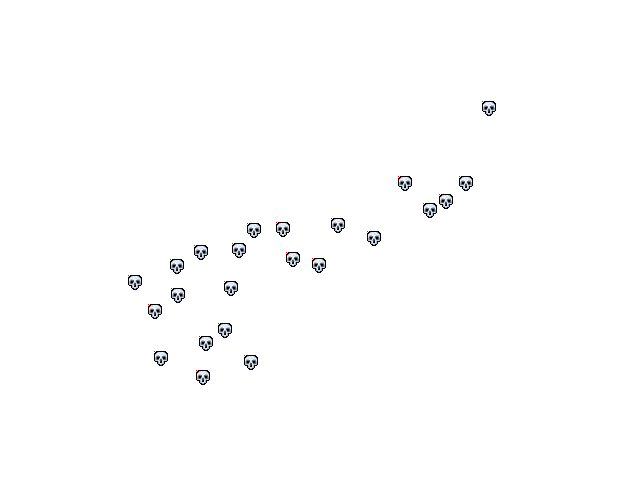
#> input picture imgs/raw/skulls-downtown.png, 640 x 480 px
$ python find_skulls.py
#> lines starting #> are read from the running program, lines starting #| are printed output that depends on the picture; after the words box and inside, x2 and y2 are one past the last pixel; in counts of white or black regions, pixels touching at a corner belong together
import numpy as np
from PIL import Image

def gen_html_icon(i, coords, bg_shape):
    x,y = coords
    x = x / bg_shape[0] * 100
    y = y / bg_shape[1] * 100
    return f'<img class="icon-skull" style="top: {y:.4f}%; left: {x:.4f}%;">'

paths = [
    "imgs/raw/skulls-downtown.png",
    "imgs/raw/skulls-little_havana.png",
    "imgs/raw/skulls-north_beach.png",
    "imgs/raw/skulls-south_beach.png",
]

out = "var html_maps = {"
for path in paths:
    name = path.split('-')[1].split('.')[0]

    with Image.open(path) as img:
#> img is the input picture: PIL image 640x480 P; mean R, G, B, A 1.5, 1.5, 1.6, 3.3
        arr = np.array(img.convert("RGB")).transpose(1, 0, 2)
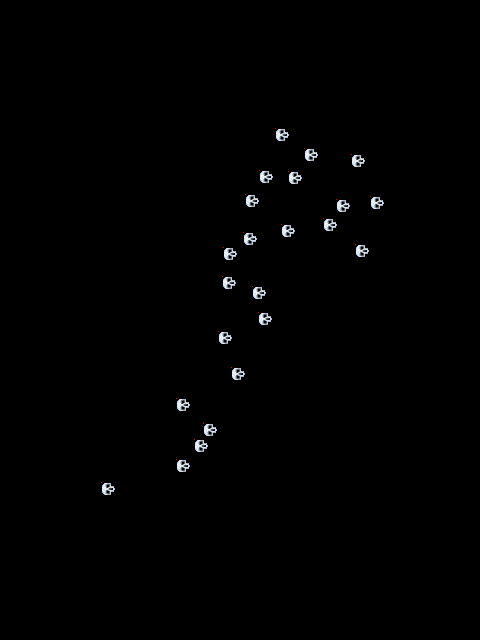
#> arr: shape (640, 480, 3); mean R, G, B 1.5, 1.5, 1.6
        mask = np.all(arr == [255, 0, 0], axis=-1)
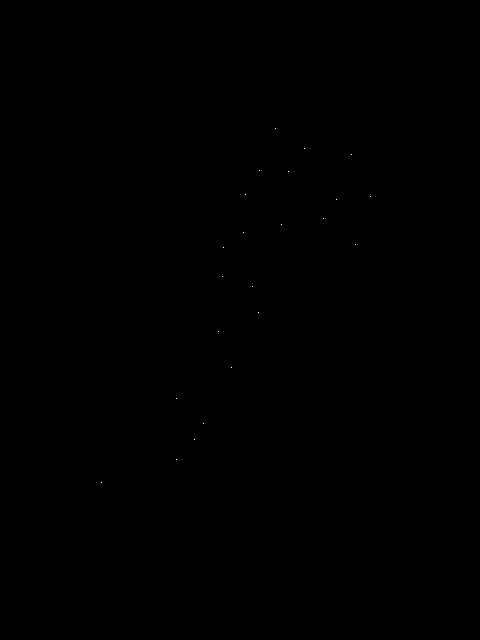
#> mask: shape (640, 480) bool; 0.01% white in thin lines or dots, all inside (x1, y1, x2, y2) = (101, 128, 371, 483)
        idxs = np.argwhere(mask)
#> idxs = 23 rows, first 8: [128, 275], [148, 304], [154, 351], [170, 259], [171, 288], [194, 245], [196, 370], [199, 336]

        out += f'{name}: `<div class="image-container">'
        out += f'<img id="map-bg" src="imgs/{name}.jpg" alt="">'
        for i,idx in enumerate(idxs):
            out += gen_html_icon(i, idx, img.size)
#> this loop made 23 passes
#> (idx, x in gen_html_icon, y in gen_html_icon) on passes 1 to 12: ([128, 275], 20, 57.29), ([148, 304], 23.12, 63.33), ([154, 351], 24.06, 73.12), ([170, 259], 26.56, 53.96), ([171, 288], 26.72, 60), ([194, 245], 30.31, 51.04), ([196, 370], 30.63, 77.08), ([199, 336], 31.09, 70), ([218, 323], 34.06, 67.29), ([224, 281], 35, 58.54), ([232, 243], 36.25, 50.62), ([244, 355], 38.12, 73.96)
        out += '</div>`,'
#> pass 2 of the loop `for path in paths:`:
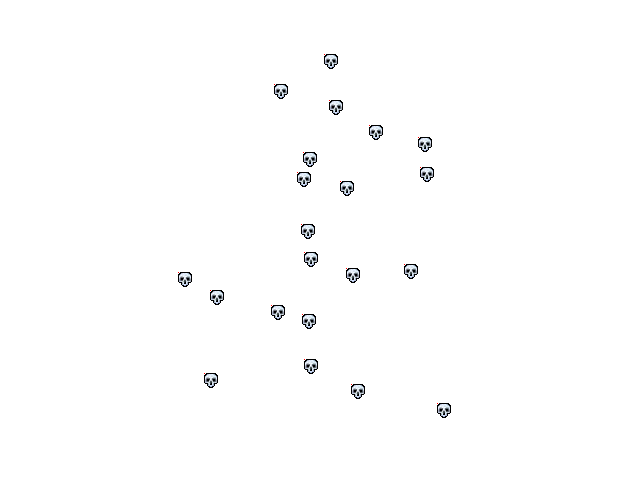
#> input picture imgs/raw/skulls-little_havana.png, 640 x 480 px
#> img is the input picture: PIL image 640x480 P; mean R, G, B, A 1.4, 1.4, 1.5, 3
#> `arr = np.array(img.convert("RGB")).transpose(1, 0, 2)`:
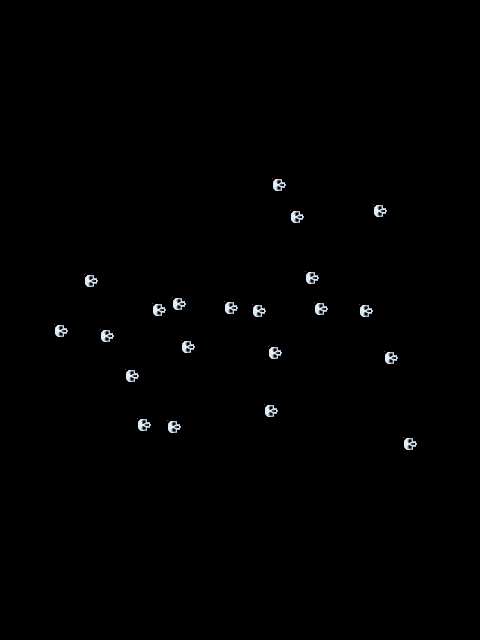
#> arr: shape (640, 480, 3); mean R, G, B 1.4, 1.4, 1.5
#> `mask = np.all(arr == [255, 0, 0], axis=-1)`:
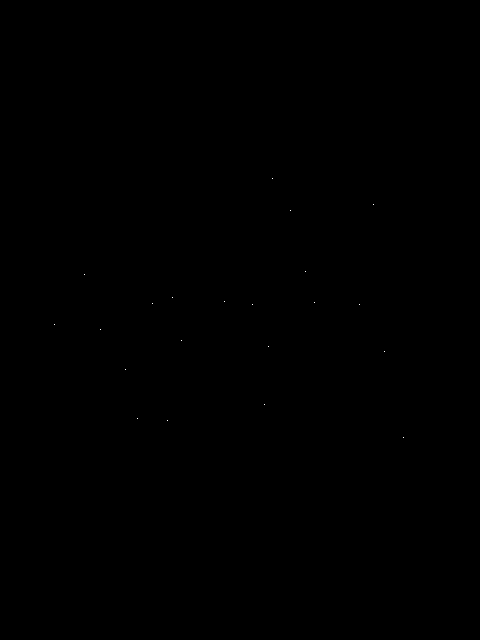
#> mask: shape (640, 480) bool; 0.01% white in thin lines or dots, all inside (x1, y1, x2, y2) = (54, 178, 404, 438)
#> idxs = 21 rows, first 8: [178, 272], [204, 373], [210, 290], [271, 305], [274, 84], [297, 172], [301, 224], [302, 314]
#> the loop `for i,idx in enumerate(idxs):` made 21 passes
#> (idx, x in gen_html_icon, y in gen_html_icon) on passes 1 to 8: ([178, 272], 27.81, 56.67), ([204, 373], 31.87, 77.71), ([210, 290], 32.81, 60.42), ([271, 305], 42.34, 63.54), ([274, 84], 42.81, 17.5), ([297, 172], 46.41, 35.83), ([301, 224], 47.03, 46.67), ([302, 314], 47.19, 65.42)
#> pass 3 of the loop `for path in paths:`:
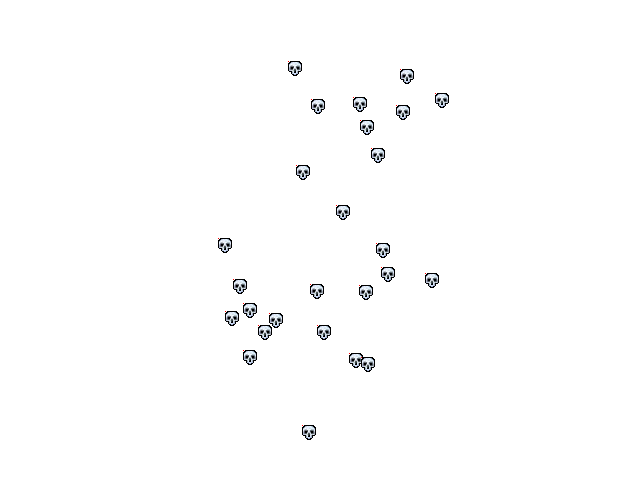
#> input picture imgs/raw/skulls-north_beach.png, 640 x 480 px
#> img is the input picture: PIL image 640x480 P; mean R, G, B, A 1.7, 1.7, 1.9, 3.7
#> `arr = np.array(img.convert("RGB")).transpose(1, 0, 2)`:
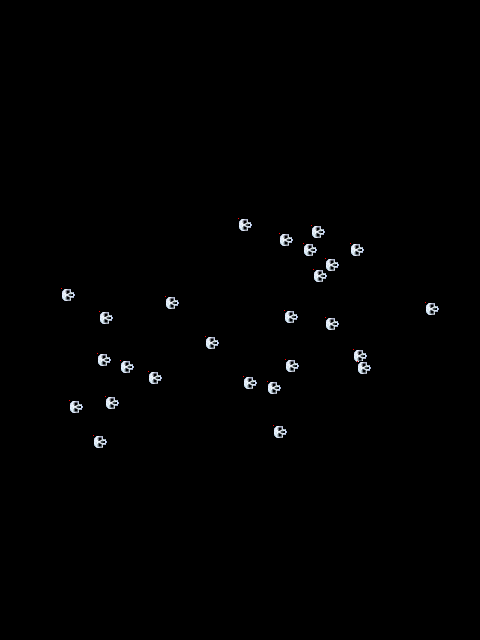
#> arr: shape (640, 480, 3); mean R, G, B 1.7, 1.7, 1.9
#> `mask = np.all(arr == [255, 0, 0], axis=-1)`:
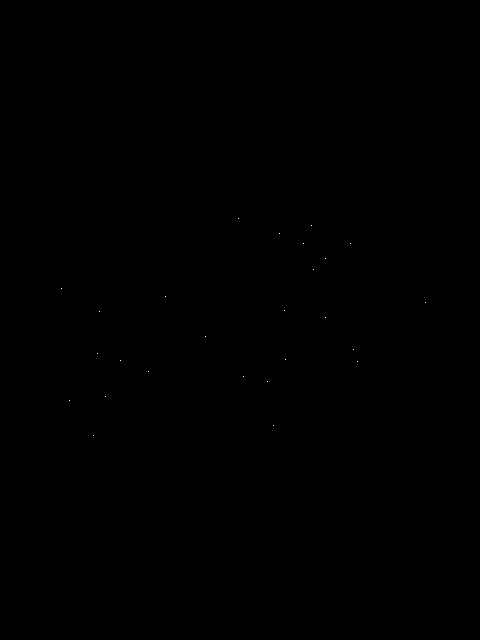
#> mask: shape (640, 480) bool; 0.01% white in thin lines or dots, all inside (x1, y1, x2, y2) = (61, 218, 426, 436)
#> idxs = 26 pairs, first value 218 to 435, second value 61 to 425
#> the loop `for i,idx in enumerate(idxs):` made 26 passes
#> (idx, x in gen_html_icon, y in gen_html_icon) on passes 1 to 8: ([218, 238], 34.06, 49.58), ([225, 311], 35.16, 64.79), ([233, 279], 36.41, 58.13), ([243, 303], 37.97, 63.12), ([243, 350], 37.97, 72.92), ([258, 325], 40.31, 67.71), ([269, 313], 42.03, 65.21), ([288, 61], 45, 12.71)
#> the loop made 4 passes; the first 3 are shown

out += "};"

with open("skulls.temp.js", "w") as file:
    file.write(out)
